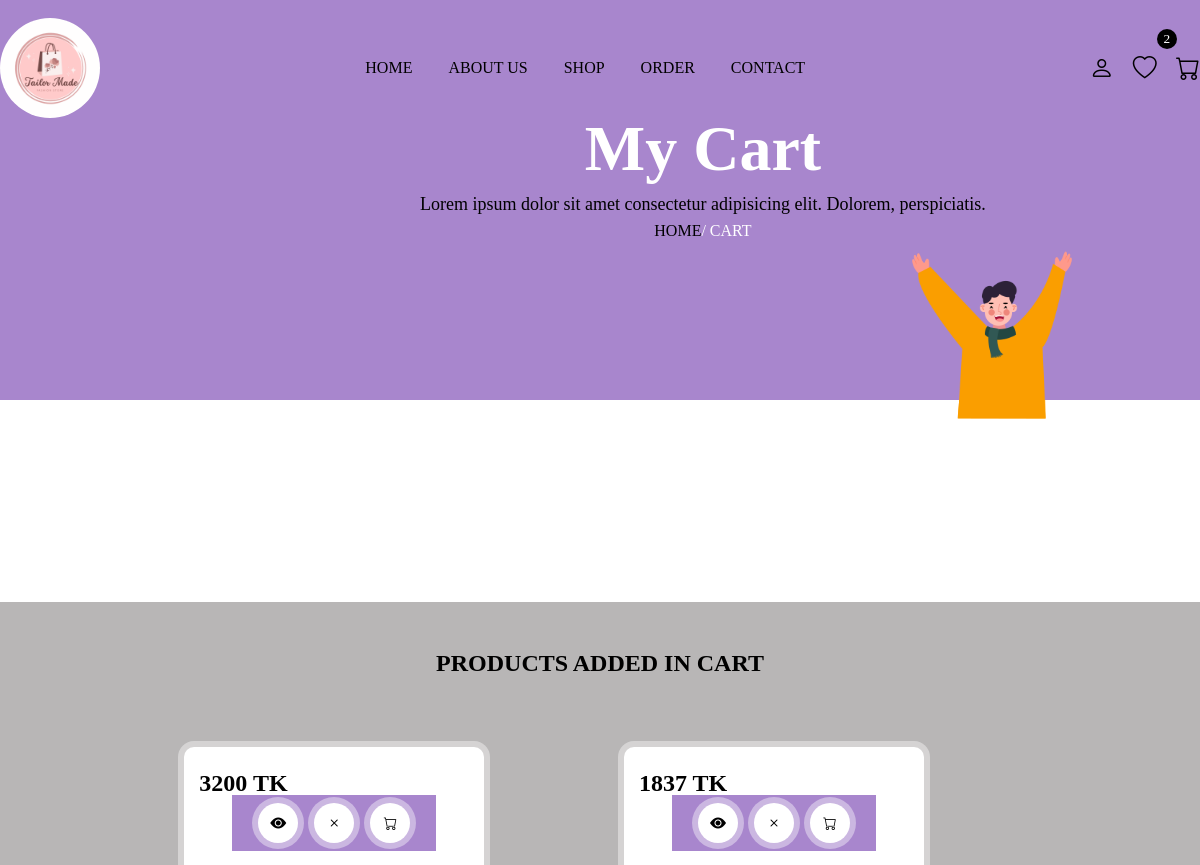
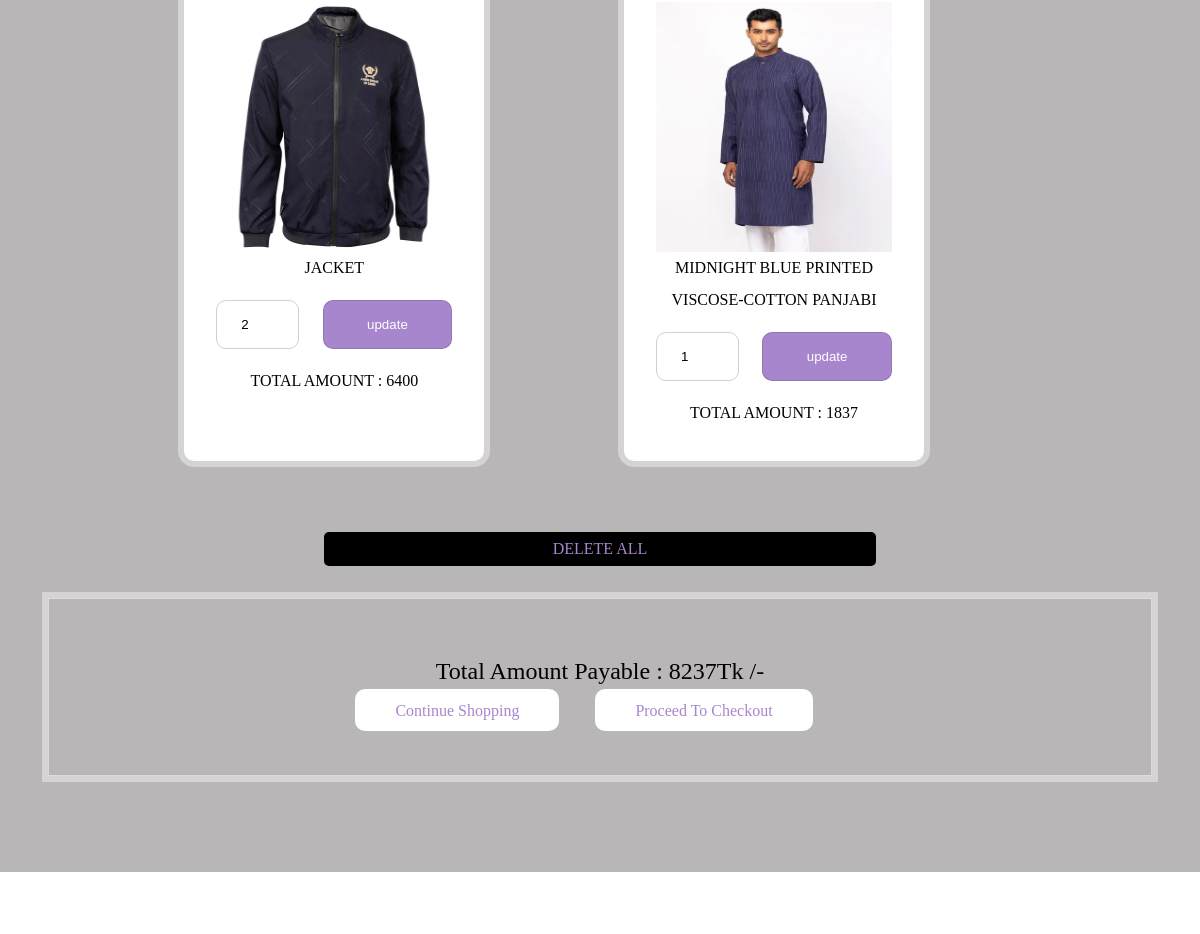
The page /Backend/cart.php (signed in, upper part) on the database as committed earlier (2 pictures, top to bottom).
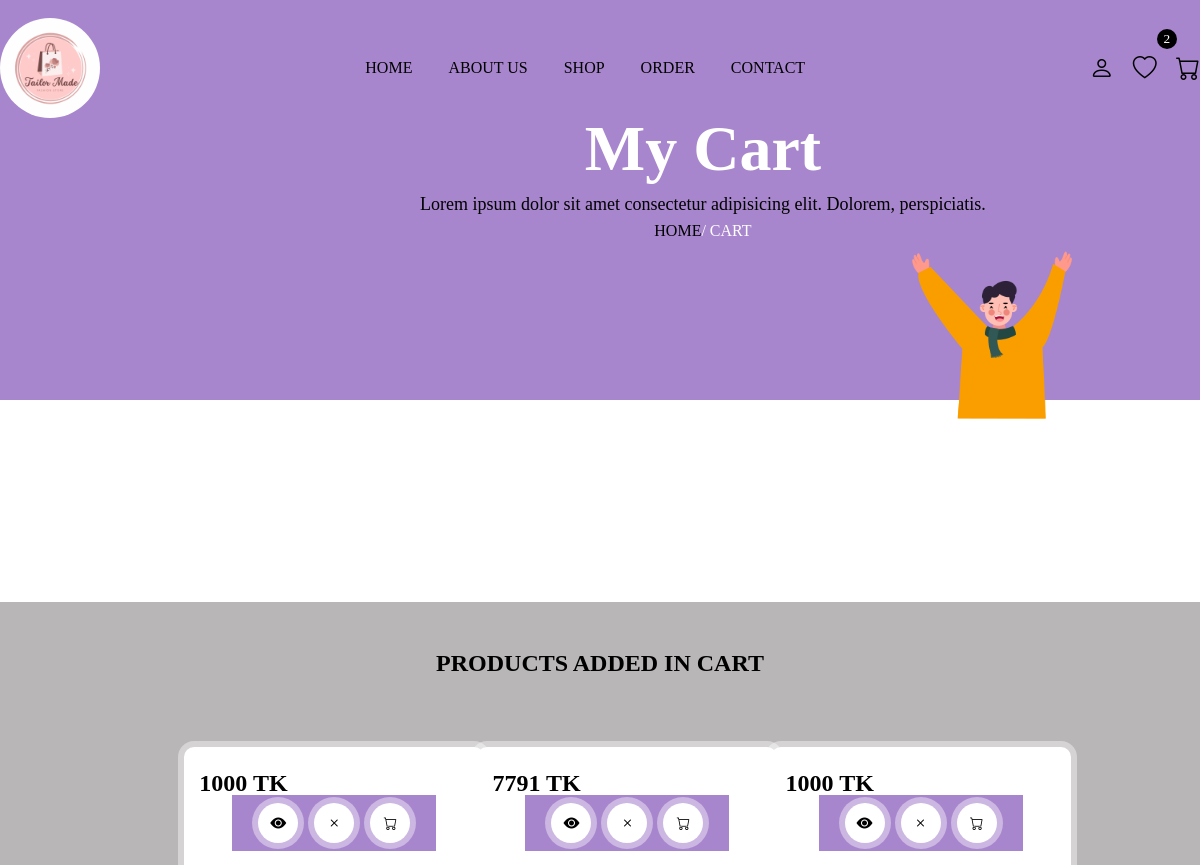
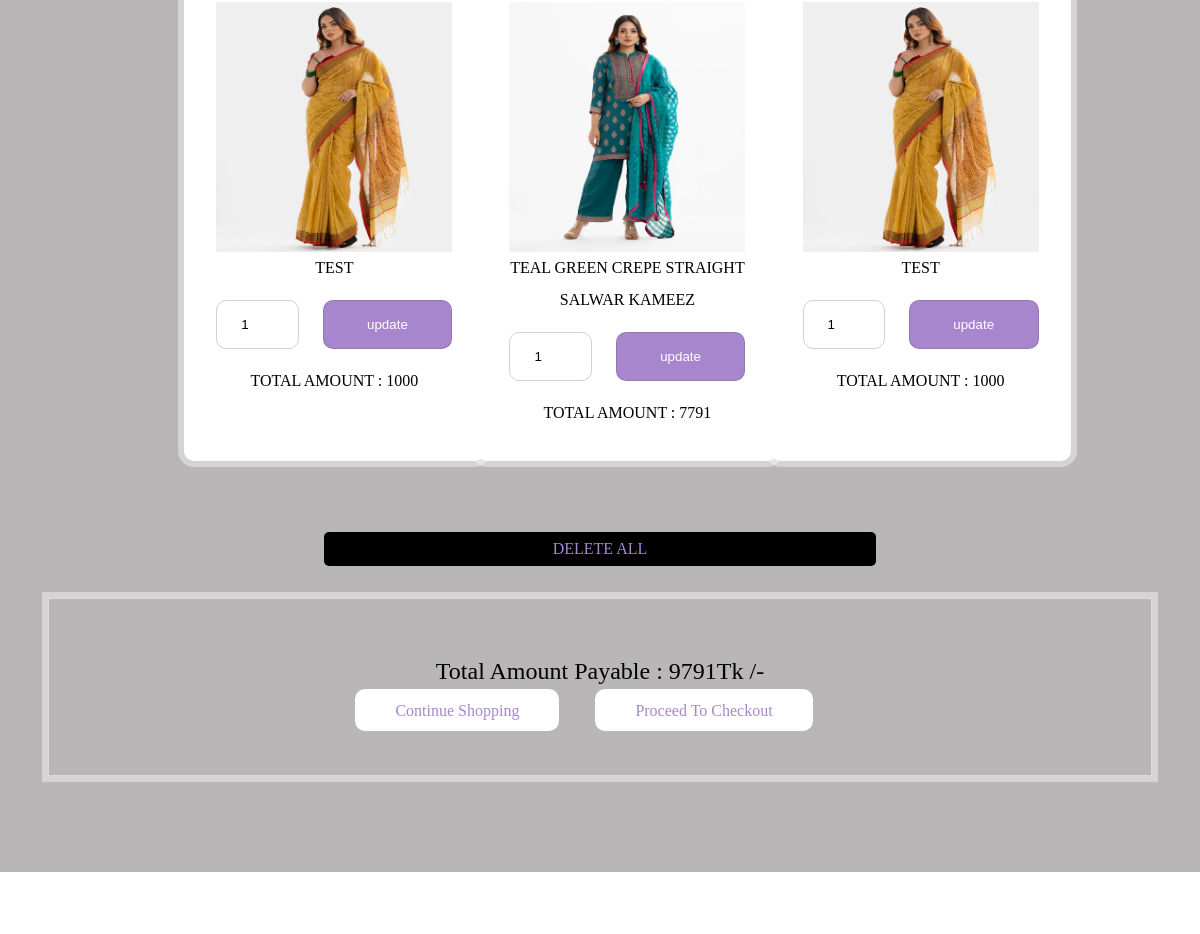
The same page on the database as committed later (2 pictures, top to bottom).
### tables this page shows
CREATE TABLE `cart` (
  `id` int(255) NOT NULL,
  `user_id` int(255) NOT NULL,
  `pid` int(255) NOT NULL,
  `name` varchar(255) NOT NULL,
  `price` varchar(255) NOT NULL,
  `quantity` varchar(255) NOT NULL,
  `image` varchar(255) NOT NULL
);

### Backend/cart.php (the view, shortened to what this page needs)
<?php
    include 'connection.php';
    $user_id=$_SESSION['user_id'];
?>
<!DOCTYPE html>
<html lang="en">
<head>
    <link rel="stylesheet" href="https://cdn.jsdelivr.net/npm/bootstrap-icons@1.9.1/font/bootstrap-icons.css">
</head>
<body>
<?php include 'header.php'; ?>
<div class="banner">
      <div class="banner">
        <div class="detail">
                <h1>my cart</h1>
                <p>Lorem ipsum dolor sit amet consectetur adipisicing elit. Dolorem, perspiciatis.</p>
                <a href="index.php">home</a><span>/ cart</span>
            </div>
</div>
<section class="shop">
    <h1 class="title">products added in cart</h1>
        <div class="shop-content">
             <?php
               $grand_total=0;
               $select_cart = mysqli_query($conn,"SELECT * FROM `cart`") or die('query failed');
               if(mysqli_num_rows($select_cart)>0){
                  while($fetch_products=mysqli_fetch_assoc($select_cart)){
              ?>
              <div class="card">
                    <div class="icon">
                       <a href="view_page.php?pid=<?php echo $fetch_products['pid']; ?>" class="bi bi-eye-fill"></a>
                       <a href="cart.php?delete=<?php echo $fetch_products['id']; ?>" class="bi bi-x" onclick="return confirm('do you want to delete this item from your cart')"></a>
                       <button type="submit" name="add_to_cart" class="bi bi-cart"></button>
                   </div>
                   <img src="image/<?php echo $fetch_products['image']; ?>">
                   <div class="price"><?php echo $fetch_products['price']; ?> Tk</div>
                   <div class="name"><?php echo $fetch_products['name']; ?></div>
                   <form method="post">
                     <div class="qty">
                        <input type="number" min="1" name="update_qty" value="<?php echo $fetch_products['quantity']; ?>">
                        <input type="submit" name="update_qty_btn" value="update">
                    </div>
                   </form>
                   <div class="total-amt">
                       Total Amount : <span><?php echo $total_amt=($fetch_products['price']*$fetch_products['quantity']); ?></span>
                   </div>
                  </div>
              <?php
                  $grand_total+=$total_amt;
                 }
                }else{
                   echo '<p class="empty">no products added yet!</p>';
                }
               ?>
        </div>
        <div class="dlt">
        <a href="cart.php?delete_all" class="btn2" onclick="return confirm('do you want to delete all items in your cart')">delete all</a>
        </div>
        <div class="wishlist_total">
             <p>total amount payable : <span><?php echo $grand_total; ?>Tk /-</span></p>
             <a href="shop.php" class="btn">continue shopping</a>
             <a href="checkout.php" class="btn <?php echo ($grand_total)?'':'disabled' ?>">proceed to checkout</a>
            </div>
</section>
<?php include 'footer.php'; ?>
</body>
</html>

### Backend/header.php (shortened to what this page needs)
<!DOCTYPE html>
<html lang="en">
<head>
    <link rel="stylesheet" href="https://cdn.jsdelivr.net/npm/bootstrap-icons@1.9.1/font/bootstrap-icons.css">
    <link rel="stylesheet" href="style.css?v=<?php echo time(); ?>">
</head>
<body>
    <header class="header">
        <br>
            <div class="flex"><a href="index.php" class="logo"><img src= "img/logoF.png"  id="img1"></a>
            <nav class="navbar">
            <a href="index.php">home</a>
            <a href="about.php">about us</a>
            <a href="shop.php">shop</a>
            <a href="order.php">order</a>
            <a href="contact.php">contact</a>
        </nav>
        <div class="icons">
            <i class="bi bi-person" id="user-btn"></i>
            <?php
            $select_wishlist = mysqli_query($conn,"SELECT * FROM `wishlist` WHERE user_id='$user_id'") or die('query failed');
            $wishlist_num_rows = mysqli_num_rows($select_wishlist);
            ?>
            <a href="wishlist.php"><i class="bi bi-heart"></i><sup><?php echo $wishlist_num_rows; ?></sup></a>
            <?php
            $select_cart = mysqli_query($conn,"SELECT * FROM `cart` WHERE user_id='$user_id'") or die('query failed');
            $cart_num_rows = mysqli_num_rows($select_cart);
            ?>
            <a href="cart.php"><i class="bi bi-cart"></i><sup><?php echo $cart_num_rows; ?></sup></a>
        </div>
    </div>
    </header>
</body>
</html>

### Backend/footer.php (shortened to what this page needs)
<!DOCTYPE html>
<html lang="en">
<head>
</head>
<body>
</body>
</html>

### Frontend/style.css (style rules this page uses)
* { margin: 0; padding: 0; box-sizing: border-box; }
:root { --box-shadow: 0px 0px 0px 6px rgb(255 255 255/40%); --orange: rgb(168, 134, 205); }
a { text-decoration: none; }
.btn { padding: .8rem 2.5em; text-transform: uppercase; background: #fff; color: var(--orange); border-radius: 10px; cursor: pointer; }
.title { text-align: center; margin-bottom: 1rem; }
input,button,textarea, select { outline: none; border: 1px solid #55555544; background: transparent; width: 100%; padding: 1rem 1.5rem; border-radius: 10px; margin: 1rem 0; }
button { cursor: pointer; }
input[type=submit] { cursor: pointer; }
#img1 { height: 100px; width: 100px; border-radius: 50%; }
.banner { background: var(--orange); width: 100%; height: 50vh; position: relative; z-index: 1; }
.banner::before { position: absolute; content: ''; bottom: -18%; right: 0; background-image: url('img/14.png'); width: 316px; height: 245px; background-size: 216px; background-repeat: no-repeat; }
.banner .detail { position: absolute; padding: 7rem 0; left: 35%; text-align: center; z-index: 200; }
.banner .detail h1 { font-size: 4rem; color: #fff; text-transform: capitalize; }
.banner .detail p { font-size: 18px; line-height: 2; }
.banner .detail a { text-transform: uppercase; color: #000; }
.banner .detail span { color: #fff; }
header { position: fixed; top: 0; left: 0; width: 100%; z-index: 101; transition: .3s; }
.flex { max-width: 1200px; display: flex; justify-content: space-between; align-items: center; position: relative; margin: 0 auto; }
.navbar a { margin: 0 1rem; font-size: 1rem; color: #000; text-transform: uppercase; }
.header .icons { display: flex; }
.header .icons i { margin-left: 1.2rem; font-size: 1.5rem; cursor: pointer; color: #000; }

Rows that differ between the two databases and show on the page:
removed cart: pid 16 (drawn), image (picture), price "3200", name "JACKET", update_qty "2", $total_amt=($fetch_products['price']*$fetch_products['quantity']) "6400"
removed cart: pid 29 (drawn), image (picture), price "1837", name "MIDNIGHT BLUE PRINTED VISCOSE-COTTON PANJABI", update_qty "1"
added cart: pid 34 (drawn), image (picture), price "1000", name "TEST", update_qty "1"
added cart: pid 33 (drawn), image (picture), price "7791", name "TEAL GREEN CREPE STRAIGHT SALWAR KAMEEZ", update_qty "1"
added cart: pid 34 (drawn), image (picture), price "1000", name "TEST", update_qty "1"
Other text that changed with them:
$grand_total: "8237" → "9791"
